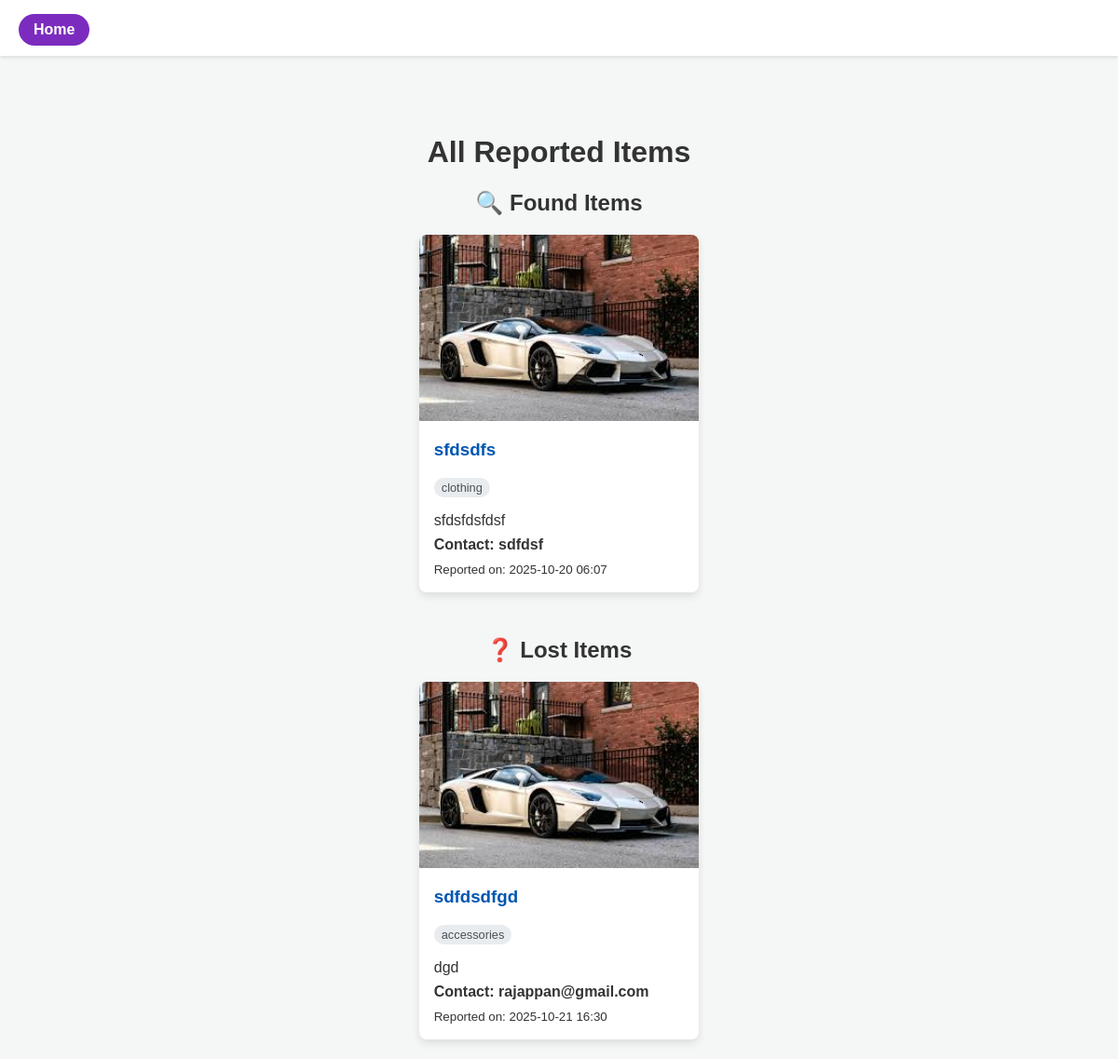
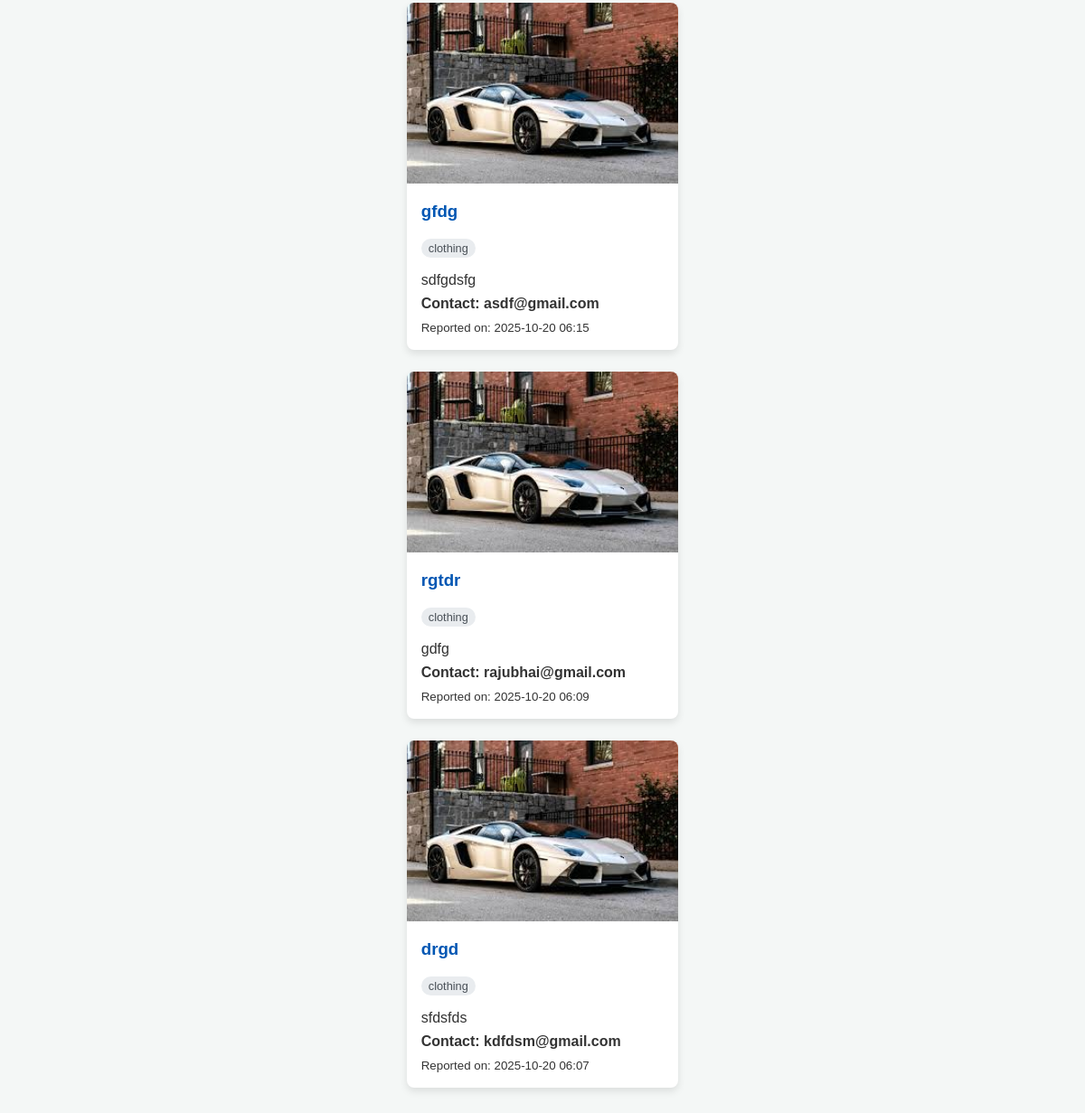
Page /listings on the earlier database version (2 pictures, top to bottom).
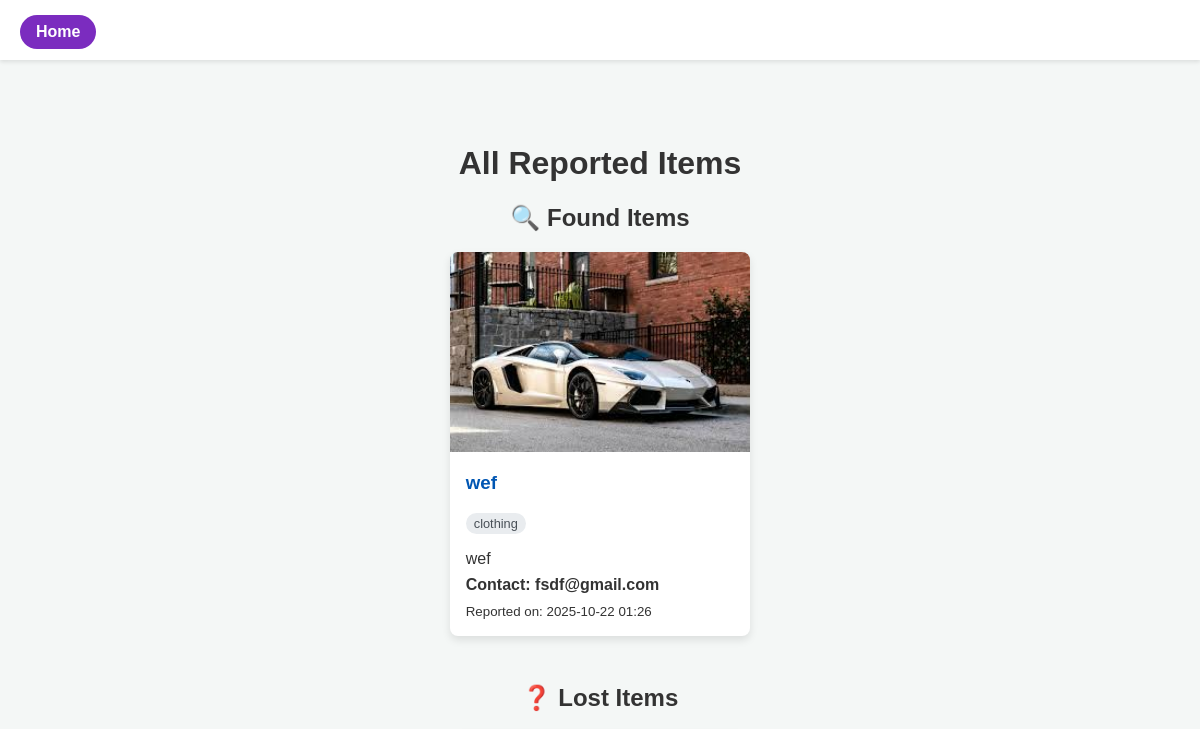
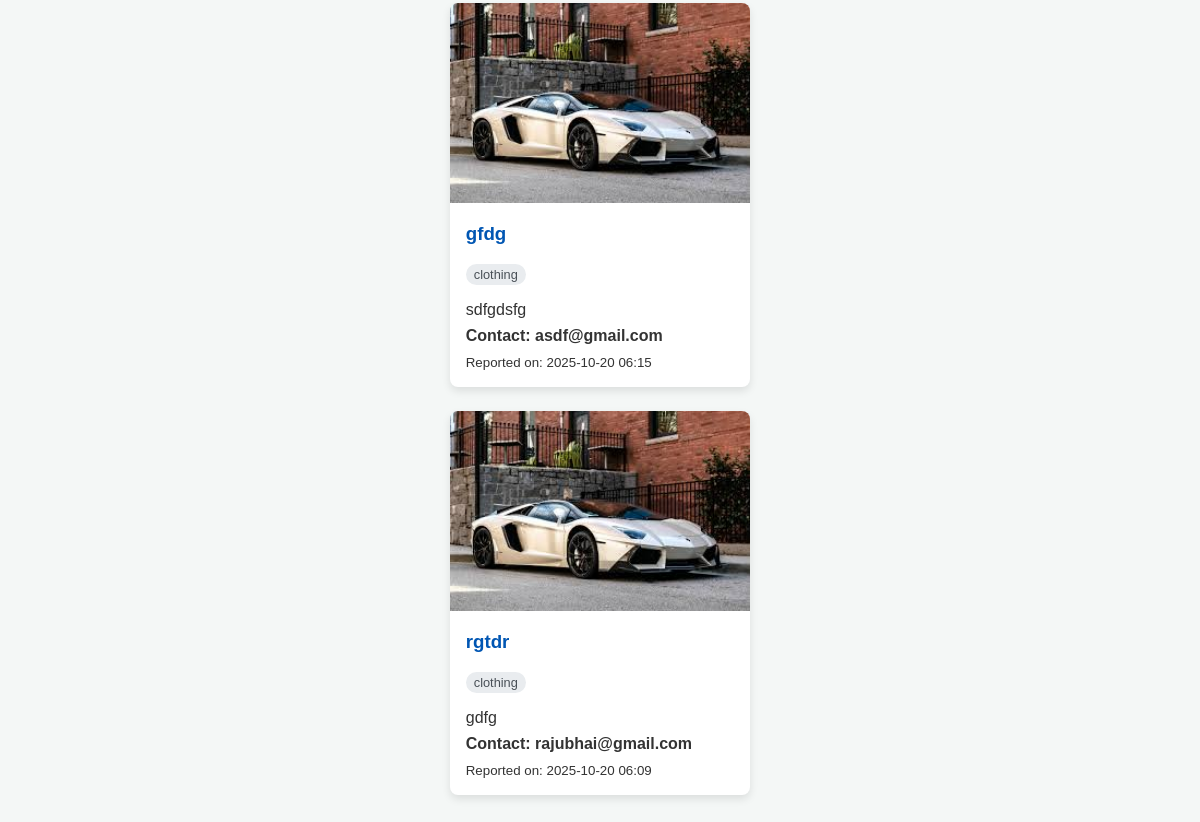
Same page on the later database version (2 pictures, top to bottom).
### app.py (models this page shows, shortened)
class FoundItem(db.Model):
    id = db.Column(db.Integer, primary_key=True)
    item_name = db.Column(db.String(100), nullable=False)
    description = db.Column(db.Text, nullable=False)
    category = db.Column(db.String(50), nullable=False)
    image_filename = db.Column(db.String(100), nullable=True)
    contact = db.Column(db.String(100), nullable=False)
    user_id = db.Column(db.Integer, db.ForeignKey('user.id'), nullable=False)
    timestamp = db.Column(db.DateTime, default=datetime.utcnow)

class LostItem(db.Model):
    id = db.Column(db.Integer, primary_key=True)
    item_name = db.Column(db.String(100), nullable=False)
    description = db.Column(db.Text, nullable=False)
    category = db.Column(db.String(50), nullable=False)
    image_filename = db.Column(db.String(100), nullable=True)
    contact = db.Column(db.String(100), nullable=False)
    user_id = db.Column(db.Integer, db.ForeignKey('user.id'), nullable=False)
    timestamp = db.Column(db.DateTime, default=datetime.utcnow)

### app.py (the view)
@app.route('/listings')
def listings_page():
    found_items = FoundItem.query.order_by(FoundItem.timestamp.desc()).all()
    lost_items = LostItem.query.order_by(LostItem.timestamp.desc()).all()
    return render_template('listings.html', found_items=found_items, lost_items=lost_items)

### templates/listings.html (shortened to what this page needs)
<!DOCTYPE html>
<html lang="en">
<head>
    <link rel="stylesheet" href="{{ url_for('static', filename='css/style.css') }}">
</head>
<body>
    <header>
        <a href="{{ url_for('index') }}" class="home-button" style="text-decoration:none; color: white; background: #7b2cbf; padding: 8px 16px; border-radius: 20px; font-weight: bold; position: absolute; left: 20px; top: 15px;">Home</a>
        <div class="logo" style="width: 100%; text-align: center;">
            <a href="{{ url_for('index') }}" style="text-decoration:none; color: inherit;">
            </a>
        </div>
    </header>
    <div class="container">
        <h1>All Reported Items</h1>
        <section class="listings-section">
            <h2>🔍 Found Items</h2>
            <div class="item-grid">
                {% if found_items %}
                    {% for item in found_items %}
                    <div class="item-card">
                        {% if item.image_filename %}
                            <img src="{{ url_for('static', filename='uploads/' + item.image_filename) }}" alt="{{ item.item_name }}">
                        {% endif %}
                        <div class="item-card-content">
                            <h3>{{ item.item_name }}</h3>
                            <span class="category">{{ item.category }}</span>
                            <p>{{ item.description }}</p>
                            <p class="contact">Contact: {{ item.contact }}</p>
                            <small>Reported on: {{ item.timestamp.strftime('%Y-%m-%d %H:%M') }}</small>
                        </div>
                    </div>
                    {% endfor %}
                {% else %}
                    <p class="no-items">No found items have been reported yet.</p>
                {% endif %}
            </div>
        </section>
        <section class="listings-section">
            <h2>❓ Lost Items</h2>
            <div class="item-grid">
                 {% if lost_items %}
                    {% for item in lost_items %}
                    <div class="item-card">
                        {% if item.image_filename %}
                            <img src="{{ url_for('static', filename='uploads/' + item.image_filename) }}" alt="{{ item.item_name }}">
                        {% endif %}
                        <div class="item-card-content">
                            <h3>{{ item.item_name }}</h3>
                            <span class="category">{{ item.category }}</span>
                            <p>{{ item.description }}</p>
                            <p class="contact">Contact: {{ item.contact }}</p>
                            <small>Reported on: {{ item.timestamp.strftime('%Y-%m-%d %H:%M') }}</small>
                        </div>
                    </div>
                    {% endfor %}
                {% else %}
                    <p class="no-items">No lost items have been reported yet.</p>
                {% endif %}
            </div>
        </section>
    </div>
</body>
</html>

### static/css/style.css (style rules this page uses)
html, body { margin: 0; padding: 0; height: 100%; min-height: 100%; box-sizing: border-box; background: #fff0f6; }
body { font-family: Arial, sans-serif; margin: 0; padding: 0; background: #fff0f6; color: #333; display: flex; flex-direction: column; min-height: 100vh; }
header { display: flex; justify-content: space-between; align-items: center; background: #7b2cbf; color: white; padding: 15px 20px; flex-wrap: wrap; }
header .logo { font-size: 1.5em; font-weight: bold; }

### templates/listings.html (style rules this page uses)
body { font-family: sans-serif; background-color: #f4f7f6; }
.container { max-width: 1200px; margin: 2rem auto; padding: 0 1rem; }
header { background-color: #fff; padding: 1rem 2rem; box-shadow: 0 2px 4px rgba(0,0,0,0.1); margin-bottom: 2rem; }
header .logo { font-size: 1.5rem; font-weight: bold; }
h1, h2 { text-align: center; color: #333; }
.listings-section { margin-bottom: 3rem; }
.item-grid { display: grid; grid-template-columns: repeat(auto-fill, minmax(300px, 1fr)); gap: 1.5rem; }
.item-card { background-color: #fff; border-radius: 8px; box-shadow: 0 4px 8px rgba(0,0,0,0.1); overflow: hidden; transition: transform 0.2s; }
.item-card img { width: 100%; height: 200px; object-fit: cover; }
.item-card-content { padding: 1rem; }
.item-card h3 { margin-top: 0; color: #0056b3; }
.item-card p { margin: 0.5rem 0; }
.item-card .category { display: inline-block; background-color: #e9ecef; color: #495057; padding: 0.2rem 0.5rem; border-radius: 12px; font-size: 0.8rem; margin-bottom: 0.5rem; }
.item-card .contact { font-weight: bold; }

Differences in the rows shown:
removed LostItem: image_filename (picture), item_name "sdfdsdfgd", category "accessories", description "dgd", contact "rajappan@gmail.com", timestamp "2025-10-21 16:30"
removed LostItem: image_filename (picture), item_name "drgd", category "clothing", description "sfdsfds", contact "kdfdsm@gmail.com", timestamp "2025-10-20 06:07"
changed FoundItem "clothing": item_name "sfdsdfs" → "wef"; description "sfdsfdsfdsf" → "wef"; contact "sdfdsf" → "fsdf@gmail.com"; timestamp "2025-10-20 06:07" → "2025-10-22 01:26"
